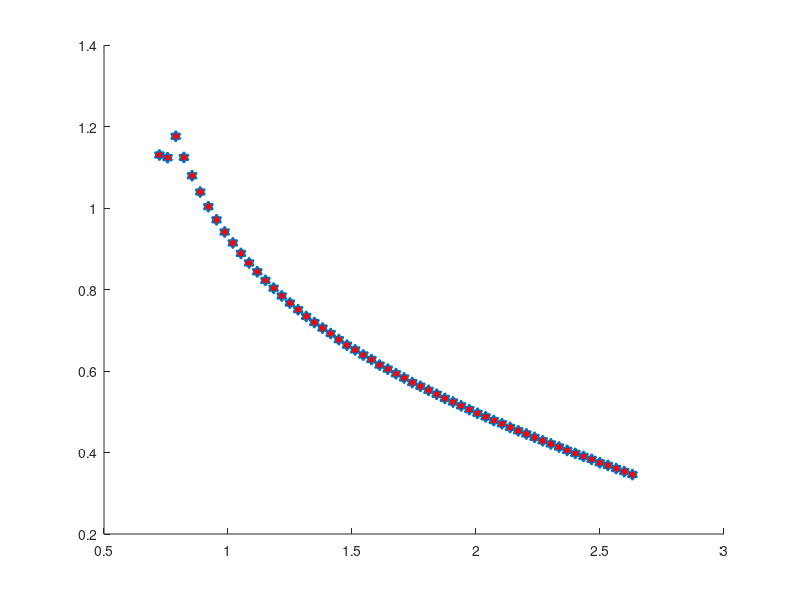

The MATLAB script that drew this image: (Note: this script raises an error after producing the figure.)
clear 
clc
load CO2_sat_data1.mat
%alpha PR & SRK for CO2
P = P*10^6;
omega = 0.224; %Acentric factor
Tc = 304.1; %K
Pc = 7380000; %Pa
R = 8.31446 %J/K*mol
Zc = 0.274;
b1 = 0.07780*(R*Tc/Pc);
a1 = 0.45724*(((R^2)*(Tc^2))/Pc);
b2 = 0.08664*(R*Tc/Pc);
a2 = 0.42747*(((R^2)*(Tc^2))/Pc);
omega_c = 1-3*Zc;
omega_b = 0.08446114781;
omega_a = 3*Zc^2+3*(1-2*Zc)*omega_b+omega_b^2+1-3*Zc;
a3 = omega_a*(((R^2)*(Tc^2))/Pc);
b3 = omega_b*(R*Tc/Pc);
c3 = omega_c*(R*Tc/Pc);
T = 220; %k
M = 44.01/1000; %kg/mol
S1=0.37464+1.54226*omega-0.26992*omega^2;
S2=0.48508+1.55171*omega-0.176*omega^2;

for i = 1:1:59
   Pr = P/Pc; 
   Tr = T/Tc;
   Tr_list(i)=Tr;
   Vm_liq(i) = M/rho_liq(i);
%    Vm_vap(i) = M/rho_vap(i);
%    alpha_PT_liq(i) = ((R*T)/(Vm_liq(i)-b3)-P(i))*((Vm_liq(i)^2+b3*Vm_liq(i)+c3*Vm_liq(i)-c3*b3)/a3);
%    alpha_PT_vap(i) = ((R*T)/(Vm_vap(i)-b3)-P(i))*((Vm_vap(i)^2+b3*Vm_vap(i)+c3*Vm_vap(i)-c3*b3)/a3);
   alpha_PR_liq(i) = ((R*T)/(Vm_liq(i)-b1)-P(i))*((Vm_liq(i)^2+2*b1*Vm_liq(i)-b1^2)/a1)
%    alpha_SRK_liq(i) = ((R*T)/(Vm_liq(i)-b2)-P(i))*((Vm_liq(i)^2+b2*Vm_liq(i))/a2);
%    alpha_PR_vap(i) = ((R*T)/(Vm_vap(i)-b1)-P(i))*((Vm_vap(i)^2+2*b1*Vm_vap(i)-b1^2)/a1);
%    alpha_SRK_vap(i) = ((R*T)/(Vm_vap(i)-b2)-P(i))*((Vm_vap(i)^2+b2*Vm_vap(i))/a2);
   alpha_soave_PR(i) =(1+S1*(1-sqrt(Tr)))^2;
   alpha_soave_SRK(i) =(1+S2*(1-sqrt(Tr)))^2;
   alpha_Gasem(i) = exp((1.943+0.926*Tr)*(1-(Tr)^0.1441));
%    alpha_twu(i) = (Tr)^(0.081043)*exp(0.915696*(1-(Tr)^(2.61622)));
   Temp(i)=T;
   T = T+10;
end
hold on

 plot(Tr_list,alpha_PR_liq,'h','MarkerSize',8,'MarkerFaceColor','r','LineWidth',1.2)
 %plot(Tr_list,alpha_PT_liq,'h','MarkerSize',8,'MarkerFaceColor','g','LineWidth',1.2)
 plot(Tr_list,alpha_SRK_liq,'h','MarkerSize',8,'MarkerFaceColor','m','LineWidth',1.2)
%  plot(Tr_list,alpha_PR_vap,'^','MarkerSize',8,'MarkerFaceColor','r','LineWidth',1.2)
 %plot(Tr_list,alpha_PT_vap,'^','MarkerSize',8,'MarkerFaceColor','g','LineWidth',1.2)
%  plot(Tr_list,alpha_SRK_vap,'^','MarkerSize',8,'MarkerFaceColor','m','LineWidth',1.2)
 plot(Tr_list,alpha_soave_PR,'r','LineWidth',2)
% plot(Tr_list,alpha_soave_SRK,'g','LineWidth',2)
% plot(Tr_list,alpha_Gasem,'b','LineWidth',2)

hold off
legend('PR NIST liq','SRK NIST liq','PR NIST vap','SRK NIST vap','Soave PR')
xlabel('Tr')
ylabel('\alpha')
title('EoS Alpha functions value vs Pr for oxygen')
% axis([0.6,1,0.8,2.4])
